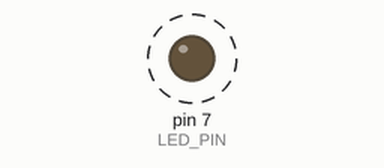
Recording of a sketch running on a simulated Arduino Uno, built with avr-gcc and run on an emulated ATmega328P. On the bench: output pins drawn as LEDs (lit = HIGH). Dashed ring = blinking.

Above: at 0.2 s.
Timing chart, 0 to 3.0 s (numbered marks = the images above):
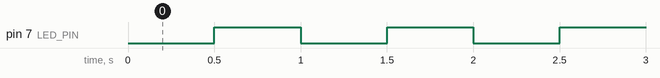

Measured:
- by itself, pin 7 (LED_PIN): alternates HIGH for 0.50 s and LOW for 0.50 s

The sketch:

sketch.ino
```cpp
/**
 * fa lampeggiare il led a bordo della scheda in modalità non bloccante
 *
 * con questo programma colleghiamo per la prima volta un componente esterno ad Arduino,
 * il mio suggerimento è di utilizzare una piccola breadboard come si può vedere nel file
 * Fritzing allegato al progetto
 *
 * la resistenza da applicare al led è calcolata in base alla legge di Ohm partendo dai
 * seguenti dati:
 *
 * - Arduino eroga 5v e 40mA
 * - il led rosso lavora a 1,8v e 15mA
 *
 * sulla resistenza avremo una caduta di tensione di 3,2v (5v di Arduino meno 1,8v del led)
 * quindi usiamo la legge di Ohm (R = V / I) per trovare una resistenza che faccia
 * passare 15mA e 3v quindi avremo R = 3V / 0,015A = 200Ohm; la resistenza commerciale che
 * si avvicina di più a 200Ohm è quella da 220Ohm, che è quindi quella che impiegheremo
 *
 * vedi anche:
 * - https://www.elettrograf.com/il-led-note-tecniche/
 *
 */

// definizione costanti
#define DELAY 500
#define LED_PIN 7

// dichiarazione variabili
unsigned long tempo;

// setup dell'ambiente
void setup() {

  // setto il pin del led a bordo scheda come output
  pinMode(LED_PIN, OUTPUT);

  // salvo il tempo del setup
  tempo = millis();

}

// ciclo principale del programma
void loop() {

  // se tempo corrente meno tempo salvato è maggiore di DELAY
  if( ( millis() - tempo ) >= DELAY ) {

    // scrivo su LED_BUILTIN il contrario di quello che leggo da LED_BUILTIN
    digitalWrite(LED_PIN, !digitalRead(LED_PIN));

    // aggiorno il tempo trascorso
    tempo = millis();

  }

}
```
